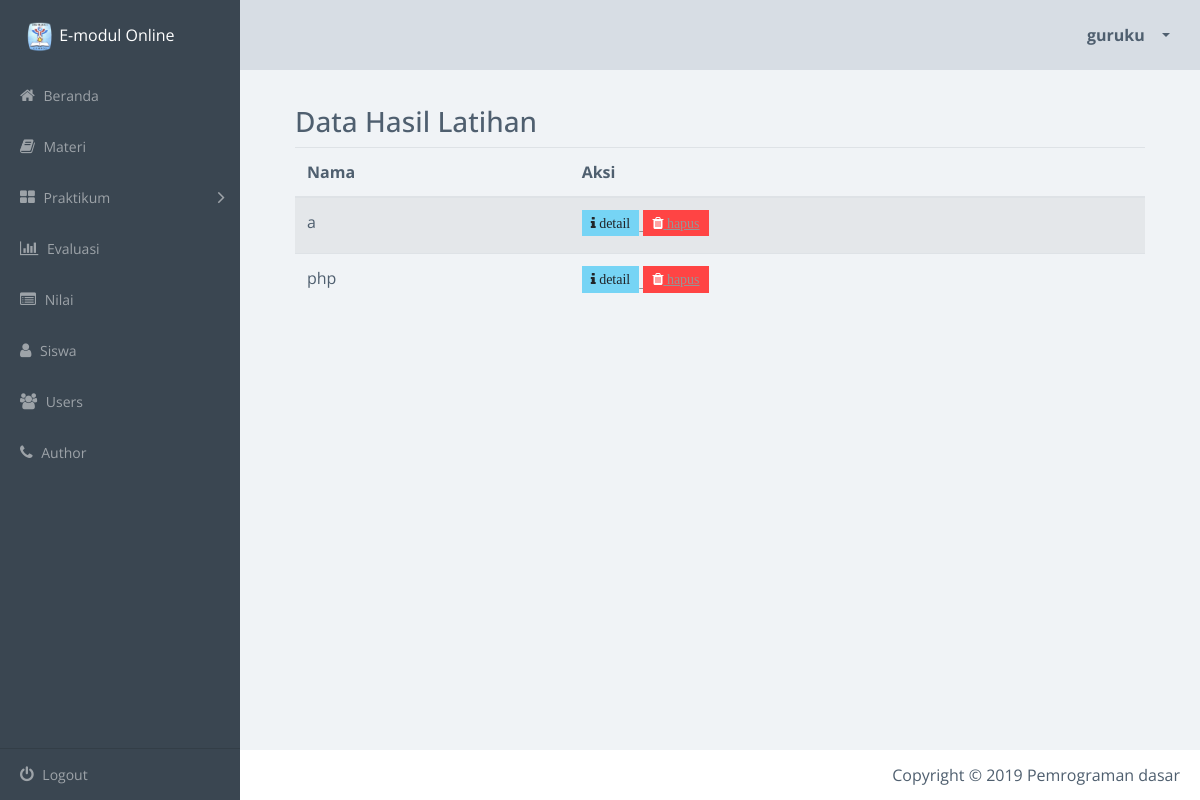
Before: /hasil-latihan.php (signed in) with the older database file.
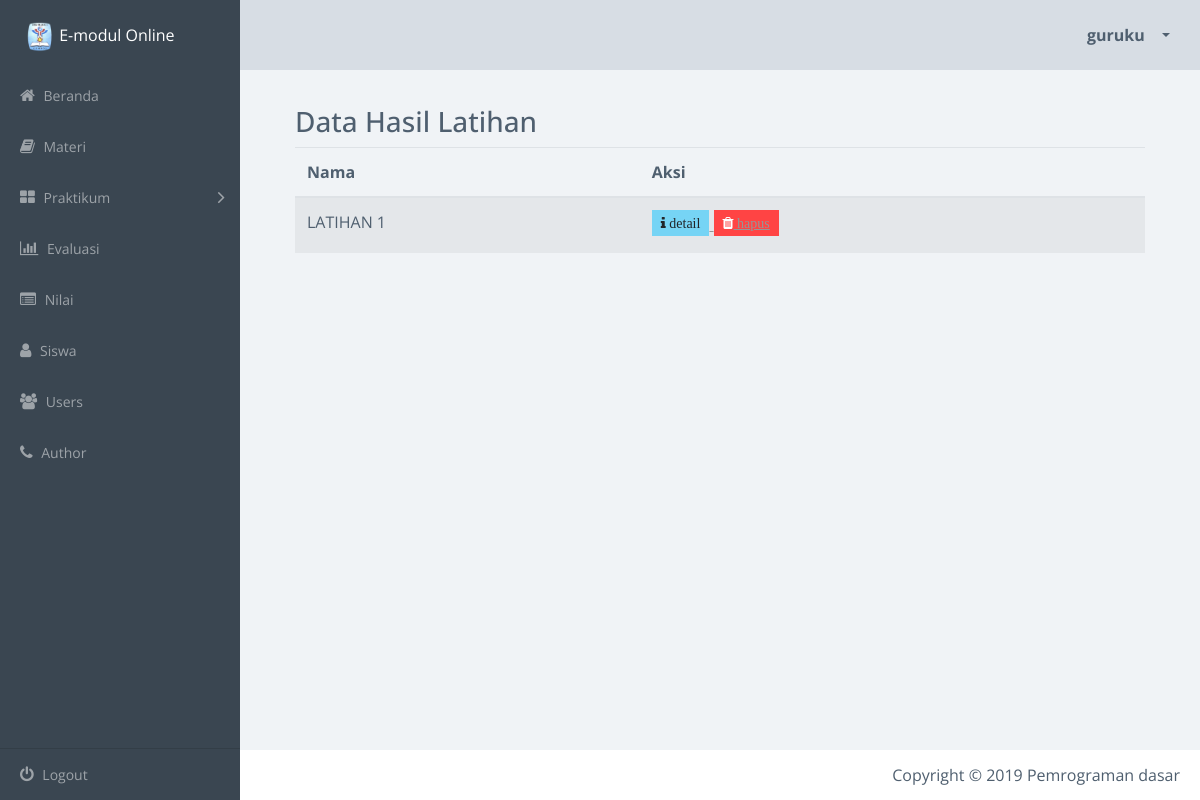
After: the same page with the newer database file.
### tables this page shows
CREATE TABLE `latihan` (
  `id_latihan` int(11) NOT NULL AUTO_INCREMENT,
  `nama_latihan` varchar(100) DEFAULT NULL,
  `isi` longtext,
  PRIMARY KEY (`id_latihan`)
);

### hasil-latihan.php (the view, shortened to what the changed rows need)
<?php
include_once("config.php");
$result = mysqli_query($conn, "SELECT * FROM latihan ORDER BY nama_latihan ASC");
?>
<!doctype html>
<html class="no-js" lang="en">
    <head>
        <link rel="stylesheet" href="css/vendor.css">
        <link rel="stylesheet" href="css/app-blue.css">
        <link rel="stylesheet" type="text/css" href="css/jquery.dataTables.min.css">
    </head>
    <body>
        <div class="main-wrapper">
            <div class="app" id="app">
                <article class="content dashboard-page">
                    <section class="section">
                        <div class="data-table-area">
                            <div class="container">
                                <div class="row">
                                    <div class="col-lg-12 col-md-12 col-sm-12 col-xs-12">
                                        <div class="data-table-list">
                                            <div class="table-responsive">
                                                <table id="data-table-basic" class="table table-striped">
                                                    <thead>
                                                        <tr>
                                                            <th>Nama</th>
                                                            <th>Aksi</th>
                                                        </tr>
                                                    </thead>
                                                    <tbody>
                                                     <?php
                                                     while($data = mysqli_fetch_array($result)) {
                                                        echo"<tr>";
                                                        echo "<td>" .$data['nama_latihan']. "</td>";
                                                        echo "<td><a href='detailHasilLatihan.php?id=$data[nama_latihan]'><button title='detail' class='btn btn-info btn-sm fa fa-info'> detail </button>
                                                        <button title='hapus' class='btn btn-danger btn-sm fa fa-trash'><a href='deleteHasilLatihan.php?id=$data[nama_latihan]'> hapus </button></td>";
                                                        echo"</tr>";
                                                    }
                                                    ?>
                                            </table>
                                        </div>
                                    </div>
                                </div>
                            </div>
                        </div>
                    </div>
                </section>
            </article>
    </body>
</html>

Changed rows visible on the page:
removed latihan: nama_latihan "a"
removed latihan: nama_latihan "php"
added latihan: nama_latihan "LATIHAN 1"
